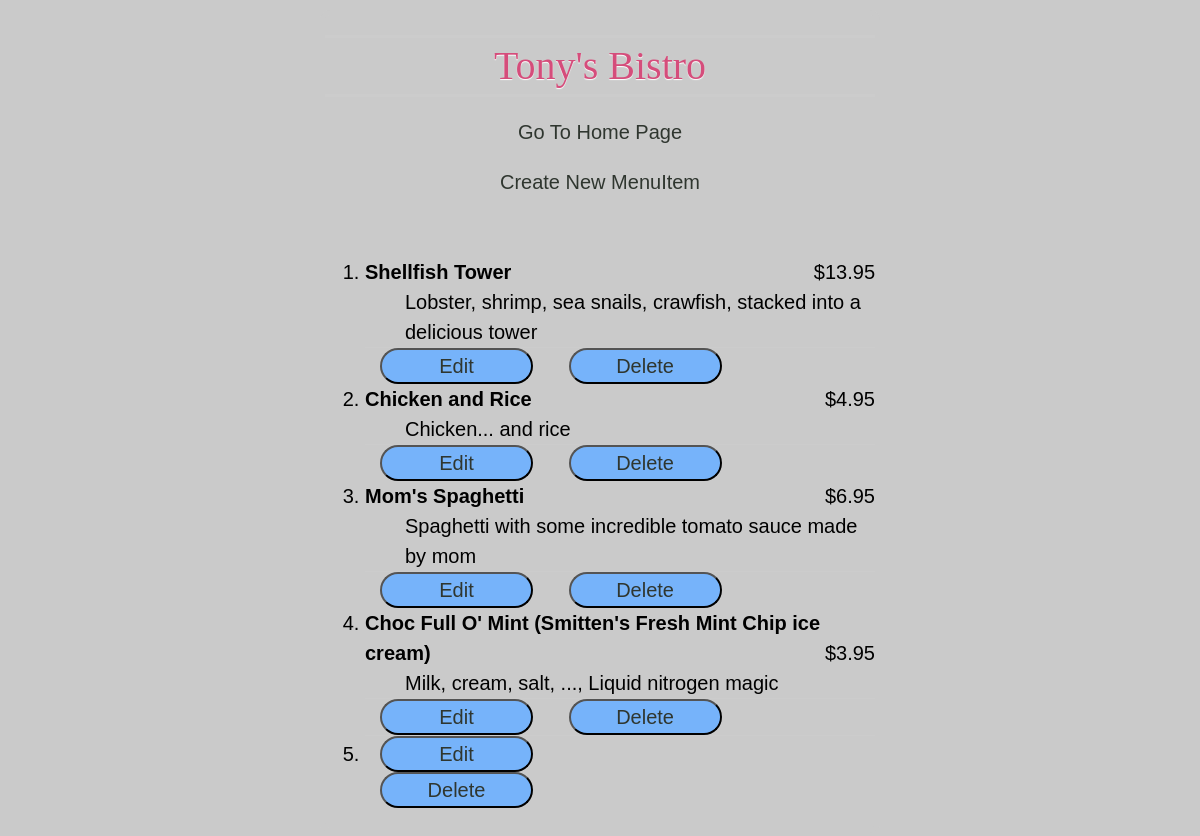
/restaurants/5/, run on the app's committed database.
### database_setup.py (models this page shows, shortened)
class Restaurant(Base):                                              # Restaurant base class
    __tablename__ = 'restaurant'                                     # resturant is the table name
    name = Column(String(80), nullable = False)                      # has name of String size 80 characters and entry cannot be created if name of restaurant is not entered
    id = Column(Integer, primary_key = True)                         # restaurant table has another column having id as the primary key for each row

class MenuItem(Base):                                                # MenuItem class
    __tablename__ = 'menu_item'                                      # table name is menu_item
    name = Column(String(250), nullable = False)                     # has a name of upto 250 character and entry cannot created if name of the menuitem is not entered
    id = Column(Integer, primary_key = True)                         # each row would have an id which would act as primary key
    course = Column(String(250))                                     # course column has string size upto 250 characters
    description = Column(String(250))                                # description of each menuitem as a column and having as string size upto 250 characters
    price = Column(String(8))                                        # price is another column of menuitem having a string size of 8 characters
    restaurant_id = Column(Integer, ForeignKey('restaurant.id'))     # restaurant_id is the foriegn key connecting 2 tables meaning, pick the restaurant id number of the restaurant when I ask for 'restaurant_id' which would mean to assign a specific menuitem to a particular restaurant
    restaurant = relationship(Restaurant)                            # creating a variable 'restaurant' to make a relationship with the class Restaurant

### app.py (the view)
@app.route('/restaurants/<int:restaurant_id>/')
def restaurant_menu(restaurant_id):
    restaurant = session.query(Restaurant).filter_by(id = restaurant_id).one()
    menu_items = session.query(MenuItem).filter_by(restaurant_id=restaurant_id)
    if menu_items:
        return render_template('restaurantmenu.html',
                               restaurant=restaurant, menu_items=menu_items)
    else:
        return "No Menus Found"

### templates/restaurantmenu.html (shortened to what this page needs)
<html>
		<head>
				<link rel=stylesheet type=text/css href="{{ url_for('static', filename='styles.css') }}">
		</head>
		<body>
				<h1>{{ restaurant.name }}</h1>
				<h4><a class="hoverlink" href="{{ url_for('restaurants') }}">Go To Home Page</a></h4>
				<h3><a class="hoverlink" href="{{ url_for('create_menu_item', restaurant_id=restaurant.id) }}">
								Create New MenuItem</a></h3>
				<br>
				<ol>
						{% for menu_item in menu_items %}
						<li class="itemname"><strong>{{ menu_item.name }}</strong>
						<span class="price">{{ menu_item.price }}<br></span>
								<ul class="lineafter">
										<li> {{ menu_item.description }}</li>
								</ul>
							<button class="edit-btn"><a href="{{ url_for('edit_menu_item',
							restaurant_id=restaurant.id, menu_id=menu_item.id) }}"><span>
									Edit</span></a></button>
						<button class="delete-btn"><a href="{{ url_for('delete_menu_item',
						restaurant_id=restaurant.id, menu_id=menu_item.id) }}">
										Delete</a></button>
								<br>
						{% endfor %}
				</ol>
		</body>
</html>

### static/styles.css (style rules this page uses)
body { font: 200 20px/1.5 Helvetica, Verdana, sans-serif; padding: 0; width: 550px; margin: auto; margin-top: 10px; margin-bottom: 20px; background:url(https://subtlepatterns.com/patterns/little_pluses.png) #cacaca; border: 5px solid #cacaca; border-radius: 10px; }
h1 { color: #d54d7b; font-family: "Great Vibes", cursive; line-height: 160px; font-weight: normal; margin-bottom: 0px; margin-top: 40px; text-shadow: 0 1px 1px #fff; border-top: 3px solid #ccc; border-bottom: 3px solid #ccc; border-margin: 100px; }
h1, h2, h3, h4, h5, h6 { text-align: center; font-weight: 400; line-height: 1.4; margin-top: 20px; margin-bottom: 10px; }
ul { list-style-type: none }
a:-webkit-any-link { color: #2f362f; cursor: pointer; font: 200 20px/1.5 Helvetica, Verdana, sans-serif; text-decoration: none; }
.lineafter { border-bottom: 1px solid #ccc; }
.lineafter li:last-child { border: none }
.itemname { width: 50% float: left; }
.price { text-align: right; width: 50%; float: right; }
button { background: #76B3FA; border-radius: 50px; color: #fff; text-decoration: none; font-size: 1.45em; margin: 0 15px; width: 30%; display: relative; }

### data on the page
Restaurant: name "Tony's Bistro"
MenuItem: name "Shellfish Tower", price "$13.95", description "Lobster, shrimp, sea snails, crawfish, stacked into a delicious tower"
MenuItem: name "Chicken and Rice", price "$4.95", description "Chicken... and rice"
MenuItem: name "Mom's Spaghetti", price "$6.95", description "Spaghetti with some incredible tomato sauce made by mom"
MenuItem: name "Choc Full O' Mint (Smitten's Fresh Mint Chip ice cream)", price "$3.95", description "Milk, cream, salt, ..., Liquid nitrogen magic"
